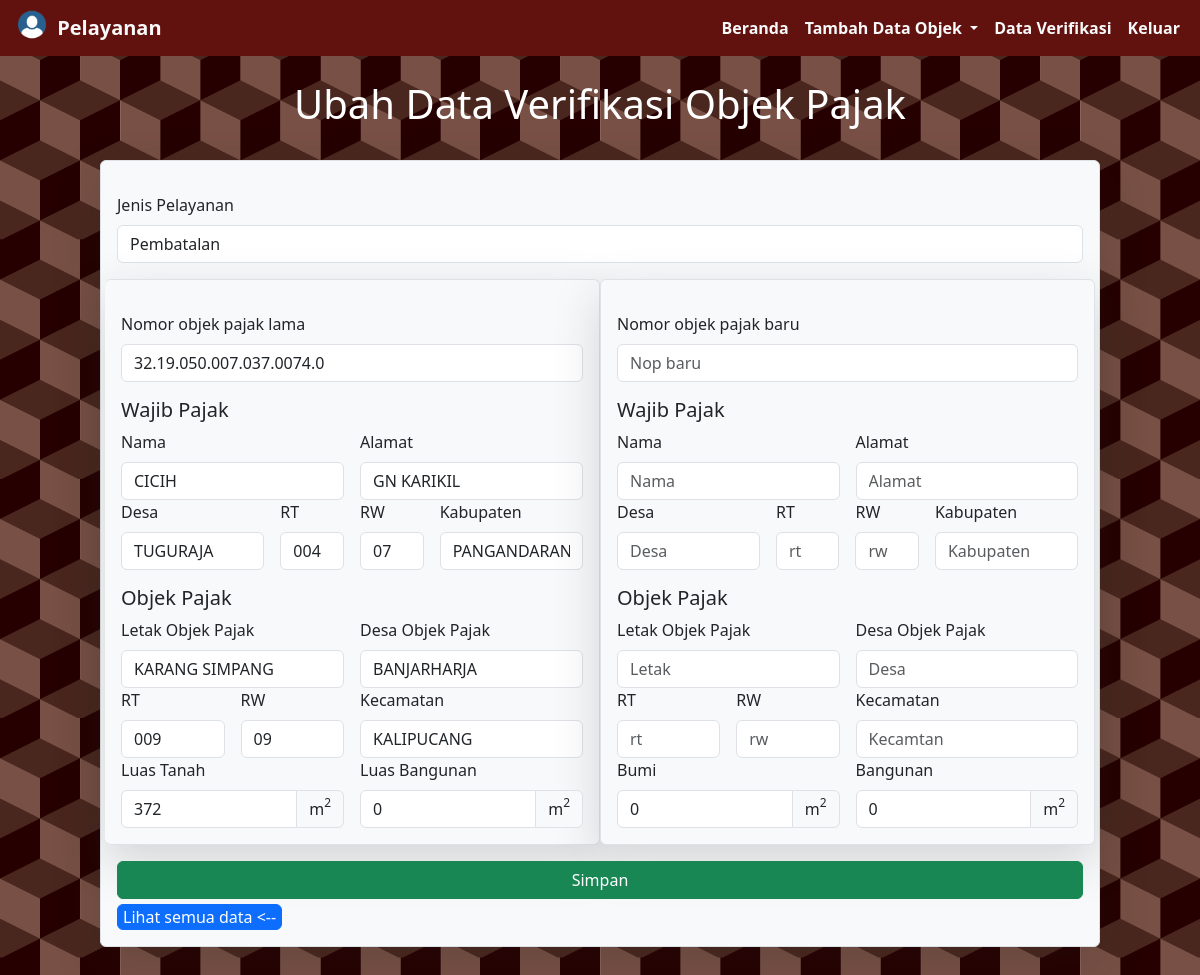
/pelayanan/edit_data.php?no_pelayanan=2023.0014.035 (signed in), run on the app's committed database.
### tables this page shows
CREATE TABLE `pelayanan` (
  `no_pelayanan` varchar(13) NOT NULL,
  `jenis_pelayanan` varchar(10) DEFAULT NULL,
  `id_data_lama` int(5) DEFAULT NULL,
  `id_data_baru` int(5) DEFAULT NULL,
  `perubah` varchar(20) NOT NULL
);

CREATE TABLE `data_lama` (
  `id_data_lama` int(5) NOT NULL,
  `nop_lama` varchar(25) DEFAULT NULL,
  `nama_wp_lama` varchar(30) DEFAULT NULL,
  `alamat_lama` varchar(30) DEFAULT NULL,
  `desa_wp_lama` varchar(20) DEFAULT NULL,
  `rt_wp_lama` varchar(3) DEFAULT NULL,
  `rw_wp_lama` varchar(2) DEFAULT NULL,
  `kabupaten_lama` varchar(20) DEFAULT NULL,
  `letak_op_lama` varchar(30) DEFAULT NULL,
  `desa_op_lama` varchar(20) DEFAULT NULL,
  `rt_op_lama` varchar(3) DEFAULT NULL,
  `rw_op_lama` varchar(2) DEFAULT NULL,
  `kecamatan_lama` varchar(20) DEFAULT NULL,
  `bumi_lama` int(6) DEFAULT NULL,
  `bangunan_lama` int(6) DEFAULT NULL
);

CREATE TABLE `data_baru` (
  `id_data_baru` int(5) NOT NULL,
  `nop_baru` varchar(25) DEFAULT NULL,
  `nama_wp_baru` varchar(30) DEFAULT NULL,
  `alamat_baru` varchar(30) DEFAULT NULL,
  `desa_wp_baru` varchar(20) DEFAULT NULL,
  `rt_wp_baru` varchar(3) DEFAULT NULL,
  `rw_wp_baru` varchar(2) DEFAULT NULL,
  `kabupaten_baru` varchar(20) DEFAULT NULL,
  `letak_op_baru` varchar(30) DEFAULT NULL,
  `desa_op_baru` varchar(20) DEFAULT NULL,
  `rt_op_baru` varchar(3) DEFAULT NULL,
  `rw_op_baru` varchar(2) DEFAULT NULL,
  `kecamatan_baru` varchar(20) DEFAULT NULL,
  `bumi_baru` int(6) DEFAULT NULL,
  `bangunan_baru` int(6) DEFAULT NULL
);

### pelayanan/edit_data.php (the view, shortened to what this page needs)
<!DOCTYPE html>
<html>
<head>
	<link rel="stylesheet" type="text/css" href="../bootstrap/css/bootstrap.css">
    <link href="../bootstrap/css/bootstrap.min.css" rel="stylesheet">
</head>
<body style="background-image: url('../img/bg3.png'); background-size:30em;">
<nav class="navbar navbar-expand-lg sticky-top "  data-bs-theme="dark" style="background-color:#62120e; color:white; font-weight: bold;">
  <div class="container-fluid">
    <a class="navbar-brand" href="#"><img src="../img/Profile.png" alt="" style="margin-top:-10px; width :40px;"> Pelayanan</a>
    <div class="collapse navbar-collapse" id="navbarSupportedContent">
      <ul class="navbar-nav ms-auto mb-2 mb-lg-0">
        <li class="nav-item">
          <a class="nav-link active" aria-current="page" href="dashboard.php">Beranda</a>
        </li>
        <div class="dropdown">
          <a class="nav-link active dropdown-toggle" href="#" role="button" data-bs-toggle="dropdown" aria-expanded="false">
            Tambah Data Objek
          </a>
        </div>
        <li class="nav-item">
          <a class="nav-link active" href="data_verifikasi.php">Data Verifikasi</a>
        </li>
        <li class="nav-item">
          <a class="nav-link active" href="../logout.php">Keluar</a>
        </li>
      </ul>
    </div>
  </div>
</nav>
<br>
	<div class="judul">
		<h1 align="center" style="color:white;">Ubah Data Verifikasi Objek Pajak</h1>
	</div>
	<br>
	<?php
include '../koneksi.php';
$no_pelayanan = $_GET['no_pelayanan'];
$sql = "SELECT * FROM pelayanan INNER JOIN data_baru ON pelayanan.id_data_baru = data_baru.id_data_baru INNER JOIN data_lama ON pelayanan.id_data_lama = data_lama.id_data_lama where no_pelayanan='$no_pelayanan'";
$result = mysqli_query($koneksi, $sql);
while ($data = mysqli_fetch_assoc($result)) {
	?>
	<div class="border border-start-9 shadow-lg p-3 mb-5 bg-body-tertiary rounded" style="width: 1000px; margin:auto; ">
        <form action="update_data.php" method="POST" class="row">
            <div class="mb-3">
                <label class="form-label">Jenis Pelayanan</label>
                <input type="text" class="form-control"placeholder="Jenis pelayanan" name="jenis_pelayanan" value="<?php echo $data['jenis_pelayanan']?>" >
            </div>
            <div class="border border-start-0 shadow-lg p-3  bg-body-tertiary  rounded card-body" style="width:300px; margin:auto;">
                <div class="mb-3">
                    <label class="form-label">Nomor objek pajak lama</label>
                    <input type="text" class="form-control" placeholder="Nop Lama" name="nop_lama" value="<?php echo $data['nop_lama']?>" >
                </div>
                <h5 class="form-label">Wajib Pajak</h5>
                <div class="row g-3">
                    <div class="col">
                        <label class="form-label">Nama</label>
                        <input type="text" class="form-control" placeholder="nama" name="nama_wp_lama" value="<?php echo $data['nama_wp_lama']?>" >
                    </div>
                    <div class="col">
                        <label class="form-label">Alamat</label>
                        <input type="text" class="form-control" placeholder="alamat" name="alamat_lama" value="<?php echo $data['alamat_lama']?>" >
                    </div>
                </div>
                <div class="row g-3">
                    <div class="col-md-4">
                        <label class="form-label">Desa</label>
                        <input type="text" class="form-control" placeholder="desa" name="desa_wp_lama" value="<?php echo $data['desa_wp_lama']?>" >
                    </div>
                    <div class="col-md-2">
                        <label class="form-label">RT</label>
                        <input type="text" class="form-control" placeholder="rt" name="rt_wp_lama" value="<?php echo $data['rt_wp_lama']?>" >
                    </div>
                    <div class="col-md-2">
                        <label class="form-label">RW</label>
                        <input type="text" class="form-control" placeholder="rw" name="rw_wp_lama" value="<?php echo $data['rw_wp_lama']?>" >
                    </div>
                    <div class="col-md-4 mb-3">
                        <label class="form-label">Kabupaten</label>
                        <input type="text" class="form-control" placeholder="Kabupaten" name="kabupaten_lama" value="<?php echo $data['kabupaten_lama']?>" >
                    </div>
                </div>
                <h5 class="form-label">Objek Pajak</h5>
                <div class="row g-3">
                    <div class="col">
                        <label class="form-label">Letak Objek Pajak</label>
                        <input type="text" class="form-control" placeholder="Letak" name="letak_op_lama" value="<?php echo $data['letak_op_lama']?>" >
                    </div>
                    <div class="col">
                        <label class="form-label">Desa Objek Pajak</label>
                        <input type="text" class="form-control" placeholder="Desa" name="desa_op_lama" value="<?php echo $data['desa_op_lama']?>" >
                    </div>
                </div>
                <div class="row g-3">
                    <div class="col-md-3">
                        <label class="form-label">RT</label>
                        <input type="text" class="form-control" placeholder="rt" name="rt_op_lama" value="<?php echo $data['rt_op_lama']?>" >
                    </div>
                    <div class="col-md-3">
                        <label class="form-label">RW</label>
                        <input type="text" class="form-control" placeholder="rw" name="rw_op_lama" value="<?php echo $data['rw_op_lama']?>" >
                    </div>
                    <div class="col-md-6">
                        <label class="form-label">Kecamatan </label>
                        <input type="text" class="form-control" placeholder="Kecamtan" name="kecamatan_lama" value="<?php echo $data['kecamatan_lama']?>" >
                    </div>
                </div>
                <div class="row g-3">
                    <div class="col">
                        <label class="form-label">Luas Tanah</label>
                        <div class="input-group">
                            <input type="text" class="form-control" placeholder="Bumi" name="bumi_lama" value="<?php echo $data['bumi_lama']?>" >
                            <div class="input-group-text">m<sup>2</sup></div>
                        </div>
                    </div>
                    <div class="col">
                        <label class="form-label">Luas Bangunan</label>
                        <div class="input-group">
                            <input type="text" class="form-control" placeholder="Bangunan" name="bangunan_lama" value="<?php echo $data['bangunan_lama']?>" >
                            <div class="input-group-text">m<sup>2</sup></div>
                        </div>
                    </div>
                </div>
            </div>
            <div class="border border-start shadow-lg p-3  bg-body-tertiary rounded card-body" style="width:300px; margin:auto;">
                <div class="mb-3">
                    <label class="form-label">Nomor objek pajak baru</label>
                    <input type="text" class="form-control" placeholder="Nop baru" name="nop_baru" value="<?php echo $data['nop_baru']?>" >
                </div>
                <h5 class="form-label">Wajib Pajak</h5>
                <div class="row g-3">
                    <div class="col">
                        <label class="form-label">Nama</label>
                        <input type="text" class="form-control" placeholder="Nama" name="nama_wp_baru" value="<?php echo $data['nama_wp_baru']?>" >
                    </div>
                    <div class="col">
                        <label class="form-label">Alamat</label>
                        <input type="text" class="form-control" placeholder="Alamat" name="alamat_baru" value="<?php echo $data['alamat_baru']?>" >
                    </div>
                </div>
                <div class="row g-3">
                    <div class="col-md-4">
                        <label class="form-label">Desa</label>
                        <input type="text" class="form-control" placeholder="Desa" name="desa_wp_baru" value="<?php echo $data['desa_wp_baru']?>" >
                    </div>
                    <div class="col-md-2">
                        <label class="form-label">RT</label>
                        <input type="text" class="form-control" placeholder="rt" name="rt_wp_baru" value="<?php echo $data['rt_wp_baru']?>" >
                    </div>
                    <div class="col-md-2">
                        <label class="form-label">RW</label>
                        <input type="text" class="form-control" placeholder="rw" name="rw_wp_baru" value="<?php echo $data['rw_wp_baru']?>" >
                    </div>
                    <div class="col-md-4 mb-3">
                        <label class="form-label">Kabupaten</label>
                        <input type="text" class="form-control" placeholder="Kabupaten" name="kabupaten_baru" value="<?php echo $data['kabupaten_baru']?>" >
                    </div>
                </div>
                <h5 class="form-label">Objek Pajak</h5>
                <div class="row g-3">
                    <div class="col">
                        <label class="form-label">Letak Objek Pajak</label>
                        <input type="text" class="form-control" placeholder="Letak " name="letak_op_baru" value="<?php echo $data['letak_op_baru']?>" >
                    </div>
                    <div class="col">
                        <label class="form-label">Desa Objek Pajak</label>
                        <input type="text" class="form-control" placeholder="Desa" name="desa_op_baru" value="<?php echo $data['desa_op_baru']?>" >
                    </div>
                </div>
                <div class="row g-3">
                    <div class="col-md-3">
                        <label class="form-label">RT</label>
                        <input type="text" class="form-control" placeholder="rt" name="rt_op_baru" value="<?php echo $data['rt_op_baru']?>" >
                    </div>
                    <div class="col-md-3">
                        <label class="form-label">RW</label>
                        <input type="text" class="form-control" placeholder="rw" name="rw_op_baru" value="<?php echo $data['rw_op_baru']?>" >
                    </div>
                    <div class="col-md-6">
                        <label class="form-label">Kecamatan </label>
                        <input type="text" class="form-control" placeholder="Kecamtan " name="kecamatan_baru" value="<?php echo $data['kecamatan_baru']?>" >
                    </div>
                </div>
                <div class="row g-3">
                    <div class="col">
                        <label class="form-label">Bumi</label>
                        <div class="input-group">
                            <input type="text" class="form-control" placeholder="Bumi" name="bumi_baru" value="<?php echo $data['bumi_baru']?>" >
                            <div class="input-group-text">m<sup>2</sup></div>
                        </div>
                    </div>
                    <div class="col">
                        <label class="form-label">Bangunan</label>
                        <div class="input-group">
                            <input type="text" class="form-control" placeholder="Bangunan" name="bangunan_baru" value="<?php echo $data['bangunan_baru']?>" >
                            <div class="input-group-text">m<sup>2</sup></div>
                        </div>
                    </div>
                </div>
            </div>
            <div class="d-grid gap-2 mt-3">
                <button name="submit" class="btn btn-success">Simpan</button>
            </div>
        </form>
        <a href="data_verifikasi.php" class="tombol"><button class="btn btn-primary" style="padding:0px 5px; margin-top: 5px;">Lihat semua data <--</button></a>
    </div>
<?php } ?>
</body>
</html>

### data on the page
pelayanan: jenis_pelayanan "Pembatalan", nop_lama "32.19.050.007.037.0074.0", nama_wp_lama "CICIH", alamat_lama "GN KARIKIL", desa_wp_lama "TUGURAJA", rt_wp_lama "004", rw_wp_lama "07", kabupaten_lama "PANGANDARAN", letak_op_lama "KARANG SIMPANG", desa_op_lama "BANJARHARJA", rt_op_lama "009", rw_op_lama "09", kecamatan_lama "KALIPUCANG", bumi_lama "372", bangunan_lama "0", bumi_baru "0", bangunan_baru "0"
